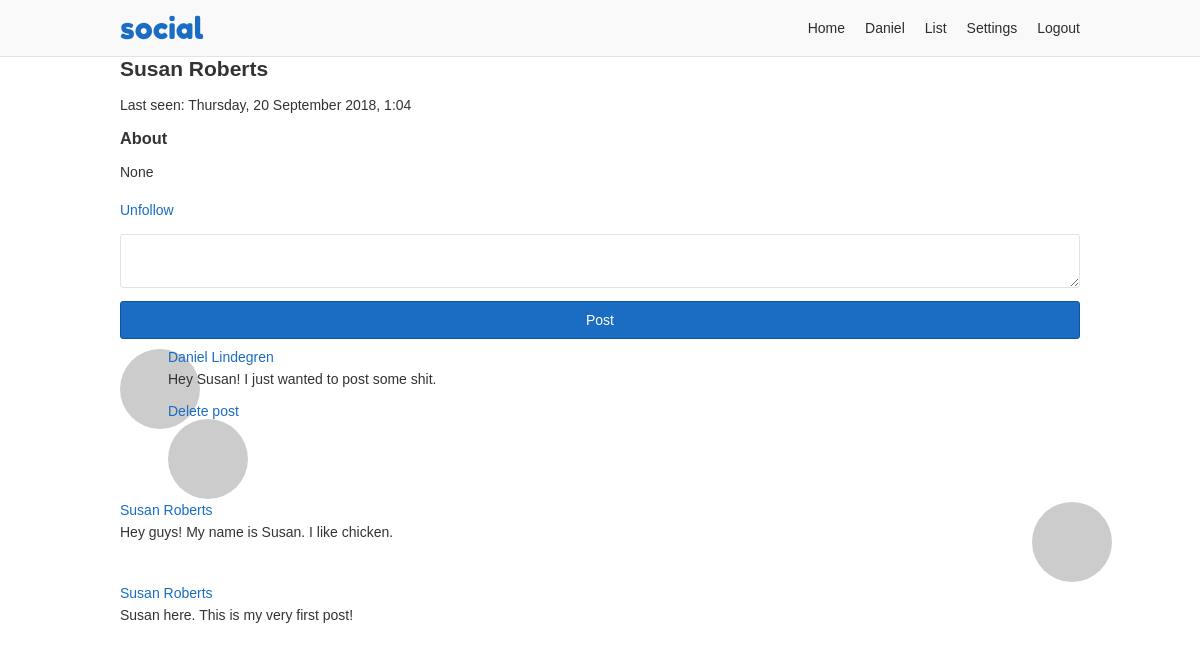
The app's page /8dba12d9c3ca454630566e5ff001b570 (signed in) with its own data.
### app/users/models/user.py (models this page shows, shortened)
class User(UserMixin, db.Model, BaseModel):
    id = db.Column(db.Integer, primary_key=True)
    username = db.Column(db.String(35), nullable=False, unique=True)
    email = db.Column(db.String(255), nullable=False, unique=True)
    password = db.Column(db.String(128), nullable=False)
    first_name = db.Column(db.String(35), nullable=False)
    last_name = db.Column(db.String(35), nullable=False)
    about_me = db.Column(db.Text)
    last_seen = db.Column(db.DateTime, default=datetime.utcnow)
    posts_per_page = db.Column(db.Integer, default=10, nullable=False)
    full_name = column_property(first_name + " " + last_name)
    followed = db.relationship(
        'User',
        secondary=followers,
        primaryjoin=(followers.c.follower_id == id),
        secondaryjoin=(followers.c.followed_id == id),
        backref=db.backref('followers', lazy='dynamic'),
        lazy='dynamic')
    post_author = db.relationship(
        'Post',
        foreign_keys='Post.author_id',
        backref='author', lazy='dynamic')
    post_recipient = db.relationship(
        'Post',
        foreign_keys='Post.recipient_id',
        backref='recipient', lazy='dynamic')
    def is_following(self, user):
        return self.followed.filter(
            followers.c.followed_id == user.id).count() > 0
    def avatar(self, size):
        digest = md5(self.email.lower().encode('utf-8')).hexdigest()
        return 'https://www.gravatar.com/avatar/{}?d=identicon&s={}'.format(
            digest, size)

### app/users/models/post.py (models this page shows, shortened)
class Post(db.Model, BaseModel):
    id = db.Column(db.Integer, primary_key=True)
    body = db.Column(db.Text)
    author_id = db.Column(db.Integer, db.ForeignKey('user.id'))
    recipient_id = db.Column(db.Integer, db.ForeignKey('user.id'))

### app/users/views.py (the view)
@users.route('/<username>', methods=['GET', 'POST'])
@login_required
def profile(username):
    user = User.query.filter_by(username=username).first_or_404()
    posts = user.post_recipient.order_by(Post.created.desc()).all()
    form = PostForm()
    if form.validate_on_submit():
        post = Post(body=form.body.data, author=current_user,
                    recipient=user)
        post.commit()
        flash('Your post is now live!')
        return redirect(url_for('users.profile', username=username))
    return render_template('users/profile.html', user=user, posts=posts,
                           form=form)

### app/users/forms.py
class PostForm(FlaskForm):
    body = TextAreaField('Say something', validators=[DataRequired()])
    submit = SubmitField('Post')

### app/models.py (called while the page is built)
    def commit(self):
        try:
            db.session.add(self)
            db.session.commit()
            return self
        except Exception as E:
            db.session.rollback()
            raise E

### app/users/models/user.py (called while the page is built)
@login.user_loader
def load_user(id):
    return User.query.get(int(id))

### app/users/views.py (called while the page is built)
@users.before_request
def before_request():
    if current_user.is_authenticated:
        current_user.last_seen = datetime.utcnow()
        current_user.commit()

### app/templates/users/profile.html (shortened to what this page needs)
{% extends "/base.html" %}
{% block content %}
<h2>{{ user.full_name }}</h2>
{%- if user.last_seen %}
<p>Last seen: {{ moment(user.last_seen).format('dddd, D MMMM YYYY, H:mm') }}</p>
{%- endif %}
<h3>About</h3>
<p>{{ user.about_me }}</p>
{%- if current_user != user %}
<p>
  {%- if current_user.is_following(user) %}
  <a href="{{ url_for('users.user_action', username=user.username, action='unfollow') }}">Unfollow</a>
  {%- else %}
  <a href="{{ url_for('users.user_action', username=user.username, action='follow') }}">Follow</a>
  {%- endif %}
</p>
{%- endif %}
{%- if current_user != user %}
<form method="post" novalidate>
  <div>
    {{ form.body }}
  </div>
  <div>
    {{ form.submit }}
  </div>
</form>
{%- endif %}
{%- for post in posts %}
{% include "/users/_post.html" %}
{%- endfor %}
{% endblock %}

### app/templates/base.html (shortened to what this page needs)
<!doctype html>
<html lang="en">
<head>
  <link rel="stylesheet" href="{{ url_for('static', filename='css/layout.css') }}">
</head>
<body>
<div class="header-container">
  <header class="site-header responsive-container">
    <h1 class="branding"><a href="{{ url_for('static_views.index') }}">{{ APP_NAME }}</a></h1>
    {%- if current_user.is_authenticated %}
    <ul class="primary-nav">
      <li><a href="{{ url_for('users.home') }}">Home</a></li>
      <li><a href="{{ url_for('users.profile', username=current_user.username) }}">{{ current_user.first_name }}</a></li>
      <li><a href="{{ url_for('users.list') }}">List</a></li>
      <li><a href="{{ url_for('users.settings_account') }}">Settings</a></li>
      <li><a href="{{ url_for('static_views.logout') }}">Logout</a></li>
    </ul>
    {%- endif %}
  </header>
</div>
<div class="responsive-container">
{%- block content %}
{%- endblock %}
</div>
</body>
</html>

### app/templates/users/_post.html
    {%- if post.active %}
      <div>
        <div style="float: left; width: 5%">
          <img style="border-radius: 50%;" src="{{ post.author.avatar(60) }}">
        </div>
        <div style="float: left; width: 95%">
          <a href="{{ url_for('users.profile', username=post.author.username) }}">{{ post.author.full_name }}</a>
          <p>{{ post.body }}</p>
        </div>
        {%- if current_user == post.author or post.recipient_id == current_user.id %}
        <div>
          <a href="{{ url_for('users.user_action', username=post.author.username, action='delete-post', post_id=post.id) }}">Delete post</a>
        </div>
        {%- endif %}
      </div>
    {%- endif %}

### app/static/css/layout.css (style rules this page uses)
*, *::before, *::after { box-sizing: border-box; }
html { font-family: sans-serif; font-size: 62.5%; }
article, aside, figcaption, figure, footer, header, hgroup, main, nav, section { display: block; }
body { margin: 0; color: #333; font-size: 1.4rem; }
h1, h2, h3, h4, h5, h6 { margin: 0 0 10px 0; }
p, ol, ul, dl { margin: 0 0 10px 0; padding: 0; }
p { line-height: 2; }
ol, ul { list-style: none; }
a, a:link { color: #1a6dc2; text-decoration: none; }
.responsive-container { margin: 0 auto; max-width: 960px; }
input, textarea { display: inline-block; margin-bottom: 10px; padding: 10px; width: 100%; border: 1px solid #e3e3e3; border-radius: 3px; font-family: inherit; font-size: inherit; line-height: inherit; }
input[type=submit] { background-color: #1a6dc2; border-color: #0f559c; color: #fff; }
.header-container { background-color: #f9f9f9; border-bottom: 1px solid #e3e3e3; }
.header-container .site-header { display: flex; align-items: center; }
.branding { margin: 0; padding: 10px 0; }
.branding a { font: 30px "Fredoka One"; text-decoration: none; }
.primary-nav { display: flex; margin: 0 0 0 auto; }
.primary-nav li { padding: 0 10px; }
.primary-nav li:last-child { padding-right: 0; }
.primary-nav a { color: #2d2d2d; }

### records on screen
User: first_name "Daniel"
User: last_seen "Thursday, 20 September 2018, 1:04", about_me "None"
Post: active True (drawn), author.full_name "Daniel Lindegren", body "Hey Susan! I just wanted to post some shit."
Post: active True (drawn), author.full_name "Susan Roberts", body "Hey guys! My name is Susan. I like chicken."
Post: active True (drawn), author.full_name "Susan Roberts", body "Susan here. This is my very first post!"

### other values on screen
{{ APP_NAME }} "social"
{{ user.full_name }} "Susan Roberts"
